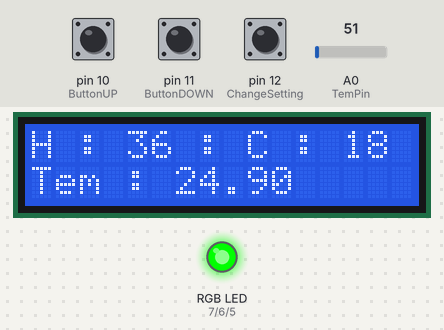
Bench run of a sketch on a simulated Arduino Uno, built with avr-gcc and run on an emulated ATmega328P. On the bench: 16×2 character LCD, an RGB LED mixed from three pins (HIGH = lit). The inputs (shaded band) are chosen by the test bench; at power-on: pin 12 (ChangeSetting) LOW, pin 10 (ButtonUP) LOW, pin 11 (ButtonDOWN) LOW, A0 (TemPin) = 51.

Above: at 1.2 s.
1.3 s: pin 12 (ChangeSetting) pulled HIGH for 0.15 s
At 1.8 s:
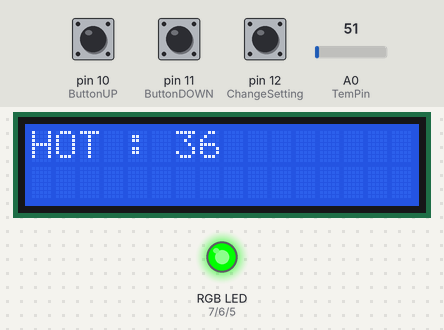
2.9 s: pin 10 (ButtonUP) pulled HIGH for 0.15 s
At 2.98 s:
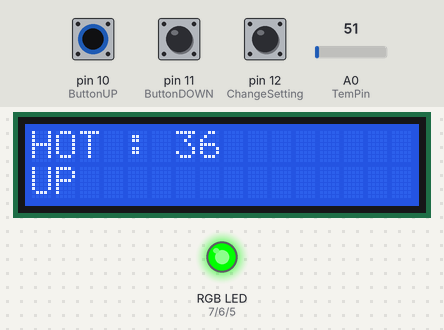
4.5 s: pin 11 (ButtonDOWN) pulled HIGH for 0.15 s
At 4.58 s:
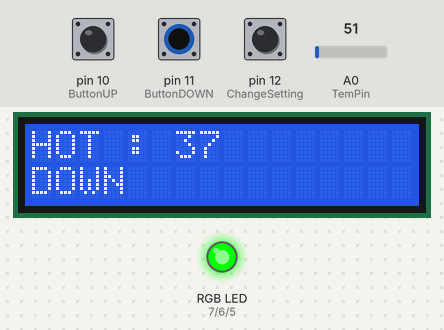
6.1 s: pin 12 (ChangeSetting) pulled HIGH for 1 s
At 8.0 s:
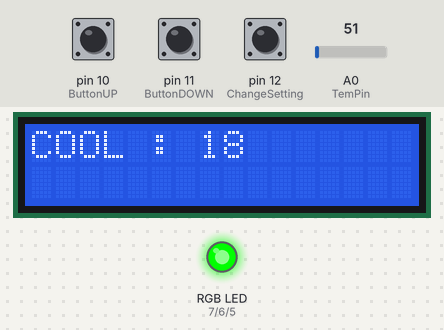
8.6 s: pin 10 (ButtonUP) pulled HIGH for 1 s
At 9.0 s:
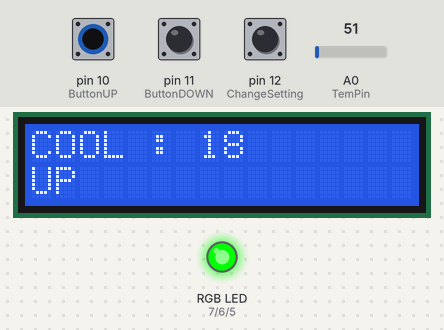
11.1 s: pin 11 (ButtonDOWN) pulled HIGH for 1 s
At 11.9 s:
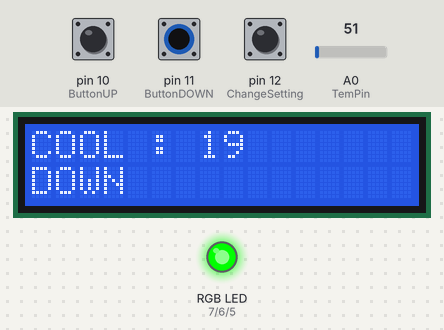
Timing chart, 0 to 14.1 s (numbered marks = the images above; inputs shaded):
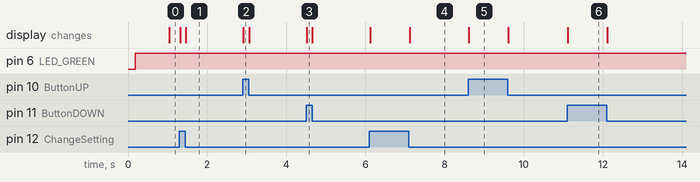

The sketch:

CodeProject.ino
```cpp
#include <Wire.h>
// #include <LiquidCrystal.h>

// LCD normal
// const int rs = 8 , enable = 9 , d1 = 1 , d2 = 2 , d3 = 3 , d4 = 4;
// LiquidCrystal lcd(rs , enable , d1 , d2 , d3 , d4);

// LCD I2C on Proteus
// #include <DFRobot_RGBLCD1602.h>
// DFRobot_RGBLCD1602 lcdI2C(16, 2);

// LCD I2C on Board
#include <LiquidCrystal_I2C.h>
LiquidCrystal_I2C lcdI2C(0x27, 16, 2);

#define TemPin A0
#define LED_RED 7
#define LED_GREEN 6
#define LED_BLUE 5

#define ButtonUP 10
#define ButtonDOWN 11
#define ChangeSetting 12

const int PressChange = 1;
const int PressPUSH = 10;
const int PressSUBT = 01;

const int DisplayAll = 0;
const int DisplayTemHigh = 1;
const int DisplayTemLow = 2;

const int arrLED[3] = { LED_RED, LED_GREEN, LED_BLUE };
bool ProgramStart;

int temHIGH;
int temLOW;
int stateProgram;

float Tempalature = 0;
float currentTime = millis();
const int Interval = 1000;

void setup() {
  // lcdI2C.begin(16, 2);
  lcdI2C.init();
  lcdI2C.setBacklight(true);

  pinMode(ButtonUP, INPUT);
  pinMode(ButtonDOWN, INPUT);
  pinMode(ChangeSetting, INPUT);

  pinMode(LED_BLUE, OUTPUT);
  pinMode(LED_GREEN, OUTPUT);
  pinMode(LED_RED, OUTPUT);

  ProgramStart = true;
  stateProgram = 0;
  temHIGH = 36;
  temLOW = 18;
}

void loop() {
  // ห้ามต่อ output ยาว ค่าจะเพี้ยน LM35
  switch (digitalRead(ChangeSetting)) {
    case PressChange:
      stateProgram = stateProgram + 1;
      if (stateProgram > DisplayTemLow) stateProgram = 0;

      lcdI2C.clear();
      lcdI2C.print("Change menu");
      while (digitalRead(ChangeSetting));
      lcdI2C.clear();
      break;
    default:
      if(stateProgram) {
        const String HexPress = String(digitalRead(ButtonUP)) + String(digitalRead(ButtonDOWN));
        switch (HexPress.toInt()) {
          case PressPUSH:
            switch (stateProgram) {
              case DisplayTemHigh:
                temHIGH = temHIGH + 1;
                break;
              case DisplayTemLow:
                if (temLOW + 1 < temHIGH) temLOW = temLOW + 1;
                break;
            }
            DisplayLCD("", "UP");
            while (digitalRead(ButtonUP));
            lcdI2C.clear();
            break;
          case PressSUBT:
            switch (stateProgram) {
              case DisplayTemHigh:
                if (temHIGH - 1 > temLOW) temHIGH = temHIGH - 1;
                break;
              case DisplayTemLow:
                temLOW = temLOW - 1;
                break;
            }
            DisplayLCD("", "DOWN");
            while (digitalRead(ButtonDOWN));
            lcdI2C.clear();
            break;
          default: break;
        }
      }
      break;
      // if (digitalRead(ButtonUP) == PressPUSH && (stateProgram == 1 || stateProgram == 2)) {
      //   switch (stateProgram) {
      //     case 1:
      //         temHIGH = temHIGH + 1;
      //       break;
      //     case 2:
      //         if(temLOW + 1 < temHIGH) temLOW = temLOW + 1;
      //       break;
      //   }
      //   DisplayLCD("", "UP");
      //   while (digitalRead(ButtonUP) == 1);
      //   lcdI2C.clear();
      // } else if (digitalRead(ButtonDOWN) == PressSUBT && (stateProgram == 1 || stateProgram == 2)) {
      //   switch (stateProgram) {
      //     case 1:
      //         if(temHIGH - 1 > temLOW) temHIGH = temHIGH - 1;
      //       break;
      //     case 2:
      //         temLOW = temLOW - 1;
      //       break;
      //   }
      //   DisplayLCD("", "DOWN");
      //   while (digitalRead(ButtonDOWN) == 1);
      //   lcdI2C.clear();
      // }
  }

  if(millis() - currentTime > Interval) {
    Tempalature = analogRead(TemPin) * 0.48828125;
    currentTime = millis();
  }

  DisplayLCDTemperature();
  DisplayLedTemperature();
}

void DisplayLCDTemperature() {
  switch (stateProgram) {
    case DisplayAll:
      DisplayLCD("H : " + String(temHIGH) + " : " + "C : " + String(temLOW), "Tem : " + String(Tempalature));
      break;
    case DisplayTemHigh:
      DisplayLCD("HOT : " + String(temHIGH), "");
      break;
    case DisplayTemLow:
      DisplayLCD("COOL : " + String(temLOW), "");
      break;
  }
}

void DisplayLedTemperature() {
  float temperature = analogRead(TemPin) * 0.48828125;  // ((analog / 1024) * 5000) / 10
  if (ProgramStart) {
    delay(100);
    ProgramStart = false;
  }

  if (temperature >= temHIGH) SelectLED(LED_RED);
  else if (temperature > temLOW && temperature < temHIGH) SelectLED(LED_GREEN);
  else if (temperature <= temLOW) SelectLED(LED_BLUE);
  else {
    digitalWrite(LED_RED, HIGH);
    digitalWrite(LED_GREEN, HIGH);
    digitalWrite(LED_BLUE, HIGH);
  }
}

void DisplayLCD(String Row1, String Row2) {
  lcdI2C.setCursor(0, 0);
  lcdI2C.print(Row1);
  lcdI2C.setCursor(0, 1);
  lcdI2C.print(Row2);
}

void SelectLED(int select) {
  for (int x; x < 3; x++) digitalWrite(arrLED[x], (arrLED[x] == select) ? HIGH : LOW);
}
```

Measured:
- after the input at 1.3 s, the display: first changes at once (image 1 shows a later state)
- after the input at 2.9 s, the display: changes at once (image 2)
- after the input at 4.5 s, the display: changes at once (image 3)
- after the input at 6.1 s, the display: first changes at once (image 4 shows a later state)
- after the input at 8.6 s, the display: changes at once (image 5)
- after the input at 11.1 s, the display: changes at once (image 6)
